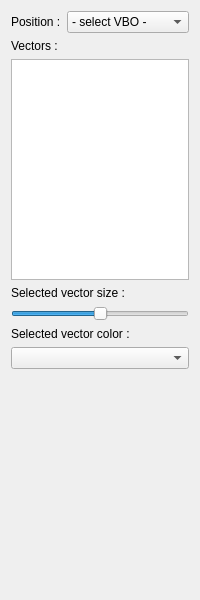
<?xml version="1.0" encoding="UTF-8"?>
<ui version="4.0">
 <exportmacro>SCHNAPPS_PLUGIN_SURFACE_RENDER_VECTOR_API</exportmacro>
 <class>SurfaceRenderVector_TabWidget</class>
 <widget class="QWidget" name="SurfaceRenderVector_TabWidget">
  <property name="geometry">
   <rect>
    <x>0</x>
    <y>0</y>
    <width>200</width>
    <height>600</height>
   </rect>
  </property>
  <property name="windowTitle">
   <string>Form</string>
  </property>
  <layout class="QGridLayout" name="gridLayout">
   <item row="0" column="1">
    <widget class="QComboBox" name="combo_positionVBO">
     <property name="sizePolicy">
      <sizepolicy hsizetype="Expanding" vsizetype="Fixed">
       <horstretch>0</horstretch>
       <verstretch>0</verstretch>
      </sizepolicy>
     </property>
     <item>
      <property name="text">
       <string>- select VBO -</string>
      </property>
     </item>
    </widget>
   </item>
   <item row="4" column="0" colspan="2">
    <widget class="QLabel" name="label">
     <property name="text">
      <string>Selected vector size :</string>
     </property>
    </widget>
   </item>
   <item row="0" column="0">
    <widget class="QLabel" name="label_2">
     <property name="text">
      <string>Position :</string>
     </property>
    </widget>
   </item>
   <item row="8" column="0" colspan="2">
    <widget class="ColorComboBox" name="combo_color"/>
   </item>
   <item row="2" column="0" colspan="2">
    <widget class="QListWidget" name="list_vectorVBO">
     <property name="selectionMode">
      <enum>QAbstractItemView::MultiSelection</enum>
     </property>
    </widget>
   </item>
   <item row="1" column="0">
    <widget class="QLabel" name="label_3">
     <property name="text">
      <string>Vectors :</string>
     </property>
    </widget>
   </item>
   <item row="9" column="0" colspan="2">
    <spacer name="verticalSpacer">
     <property name="orientation">
      <enum>Qt::Vertical</enum>
     </property>
     <property name="sizeHint" stdset="0">
      <size>
       <width>156</width>
       <height>161</height>
      </size>
     </property>
    </spacer>
   </item>
   <item row="6" column="0" colspan="2">
    <widget class="QSlider" name="slider_vectorsScaleFactor">
     <property name="value">
      <number>50</number>
     </property>
     <property name="orientation">
      <enum>Qt::Horizontal</enum>
     </property>
    </widget>
   </item>
   <item row="7" column="0" colspan="2">
    <widget class="QLabel" name="label_4">
     <property name="text">
      <string>Selected vector color :</string>
     </property>
    </widget>
   </item>
  </layout>
 </widget>
 <customwidgets>
  <customwidget>
   <class>ColorComboBox</class>
   <extends>QComboBox</extends>
   <header>schnapps/core/color_combo_box.h</header>
  </customwidget>
 </customwidgets>
 <resources/>
 <connections/>
</ui>
